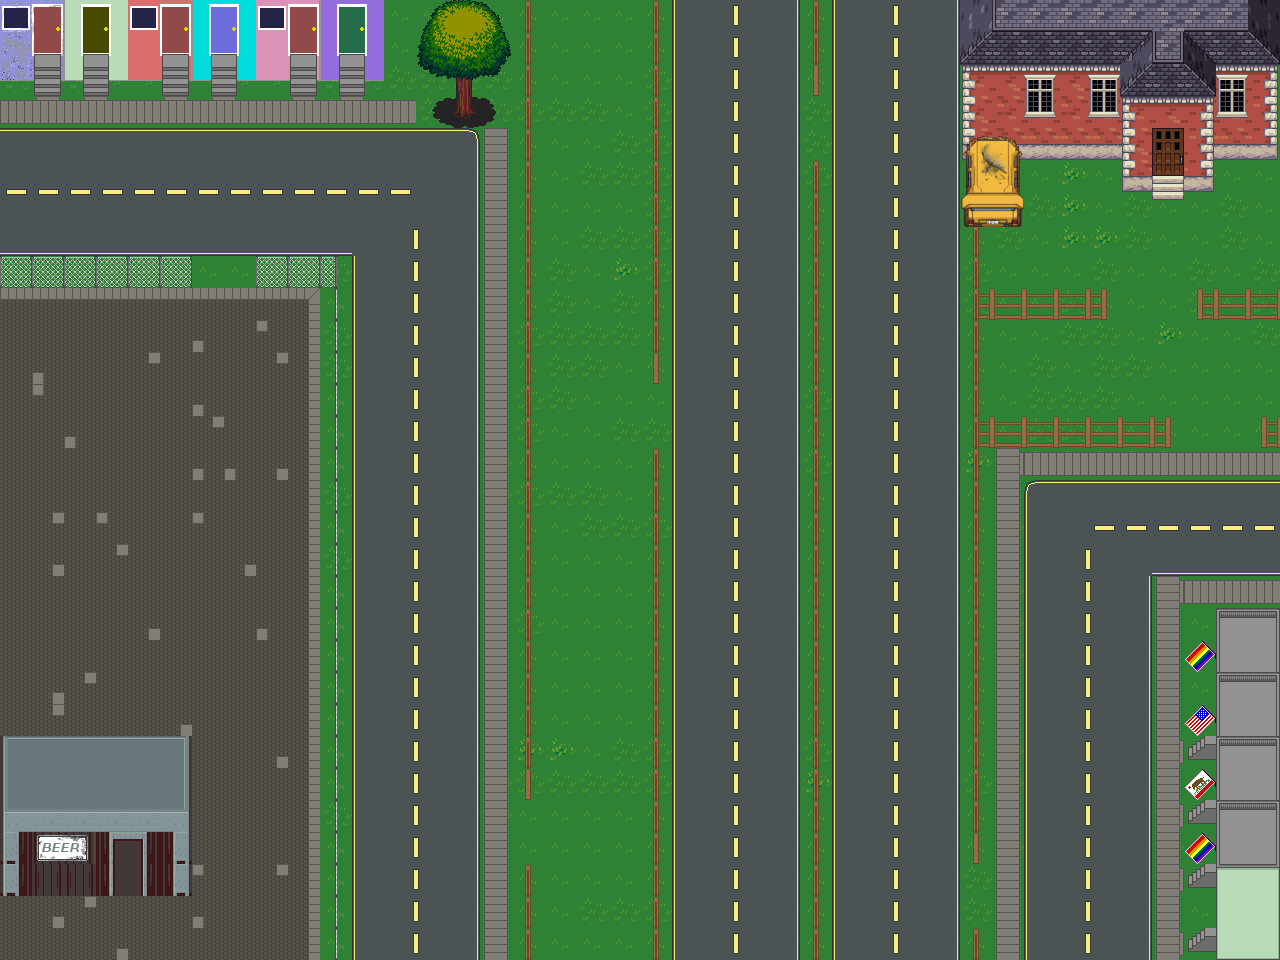

Below is a game level as drawn by its tile map, then a one-line description and the .tmx that defines it (tile-layer data replaced by summaries):
An orthogonal 40x30 tile map with 32x32 px tiles, 6 tile layers (grass, road-sidewalk, fence, buildings1, ...), 11 tilesets and 8 objects (4x region, 3x trigger, path).

<map version="1.0" orientation="orthogonal" width="40" height="30" tilewidth="32" tileheight="32">
 <properties>
  <property name="beers_to_win" value="24" />
  <property name="name" value="level5" />
  <property name="seconds" value="180" />
  <property name="start_beers" value="1" />
  <property name="start_x" value="1152" />
  <property name="start_y" value="192" />
  <property name="store_x" value="0" />
  <property name="store_y" value="480" />
 </properties>
 <tileset firstgid="1" name="grass" tilewidth="32" tileheight="32">
  <image source="../web/img/grass.png" width="96" height="192" />
 </tileset>
 <tileset firstgid="19" name="apartments" tilewidth="32" tileheight="32">
  <image source="../web/img/apartments.png" width="640" height="480" />
 </tileset>
 <tileset firstgid="319" name="building" tilewidth="32" tileheight="32">
  <image source="../web/img/building.png" width="256" height="256" />
 </tileset>
 <tileset firstgid="383" name="cars" tilewidth="32" tileheight="32">
  <image source="../web/img/cars.png" width="480" height="352" />
 </tileset>
 <tileset firstgid="548" name="fence" tilewidth="32" tileheight="32">
  <image source="../web/img/fence.png" width="96" height="128" />
 </tileset>
 <tileset firstgid="560" name="house" tilewidth="32" tileheight="32">
  <image source="../web/img/house.png" width="288" height="224" />
 </tileset>
 <tileset firstgid="623" name="sidewalk" tilewidth="32" tileheight="32">
  <image source="../web/img/sidewalk.png" width="128" height="224" />
 </tileset>
 <tileset firstgid="651" name="street" tilewidth="32" tileheight="32">
  <image source="../web/img/street.png" width="800" height="608" />
 </tileset>
 <tileset firstgid="1126" name="trees" tilewidth="32" tileheight="32">
  <image source="../web/img/trees.png" width="192" height="320" />
 </tileset>
 <tileset firstgid="1186" name="cars_vert" tilewidth="96" tileheight="160">
  <image source="../web/img/cars_moving_vert.png" width="384" height="161" />
 </tileset>
 <tileset firstgid="1190" name="cars_horiz" tilewidth="192" tileheight="96">
  <image source="../web/img/cars_moving_horiz.png" width="384" height="192" />
 </tileset>
 <layer name="grass" width="40" height="30">
  <properties>
   <property name="blocking" value="false" />
  </properties>
  <data>[1200 cells, 1200 non-empty, 3 distinct tile ids]</data>
 </layer>
 <layer name="road-sidewalk" width="40" height="30">
  <properties>
   <property name="blocking" value="false" />
  </properties>
  <data>[1200 cells, 748 non-empty, 26 distinct tile ids]</data>
 </layer>
 <layer name="fence" width="40" height="30">
  <properties>
   <property name="blocking" value="true" />
  </properties>
  <data>[1200 cells, 153 non-empty, 10 distinct tile ids]</data>
 </layer>
 <layer name="buildings1" width="40" height="30">
  <properties>
   <property name="blocking" value="true" />
  </properties>
  <data>[1200 cells, 158 non-empty, 100 distinct tile ids]</data>
 </layer>
 <layer name="buildings2" width="40" height="30">
  <properties>
   <property name="blocking" value="true" />
  </properties>
  <data>[1200 cells, 24 non-empty, 20 distinct tile ids]</data>
 </layer>
 <layer name="buildings3" width="40" height="30">
  <properties>
   <property name="blocking" value="true" />
  </properties>
  <data>[1200 cells, 1 non-empty, 1 distinct tile ids]</data>
 </layer>
 <objectgroup name="triggers" width="40" height="30">
  <object name="party1" type="trigger" x="1152" y="128" width="32" height="32">
   <properties>
    <property name="type" value="party_arrival" />
   </properties>
  </object>
  <object name="store1" type="trigger" x="96" y="832" width="32" height="32">
   <properties>
    <property name="type" value="beer_store" />
   </properties>
  </object>
  <object name="store2" type="trigger" x="128" y="832" width="32" height="32">
   <properties>
    <property name="type" value="beer_store" />
   </properties>
  </object>
 </objectgroup>
 <objectgroup name="regions" width="40" height="30">
  <object name="region1" type="region" x="0" y="320" width="320" height="640" />
  <object name="region2" type="region" x="544" y="0" width="96" height="960" />
  <object name="region3" type="region" x="1024" y="480" width="160" height="512" />
  <object name="region4" type="region" x="992" y="320" width="288" height="96" />
 </objectgroup>
 <objectgroup name="paths" width="40" height="30">
  <object name="path1" type="path" x="-160" y="96" width="640" height="864">
   <properties>
    <property name="spawn_at" value="200" />
    <property name="x1" value="416" />
    <property name="x2" value="416" />
    <property name="x3" value="-160" />
    <property name="y1" value="960" />
    <property name="y2" value="112" />
    <property name="y3" value="112" />
   </properties>
  </object>
 </objectgroup>
</map>
